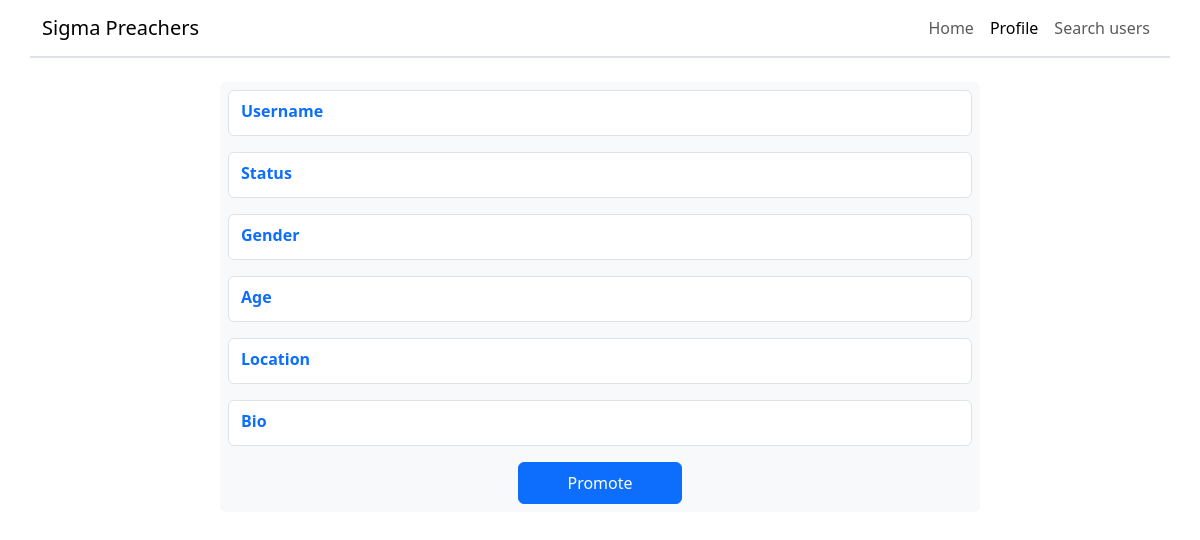
The app's page /view_profile/3 (signed in), older data.
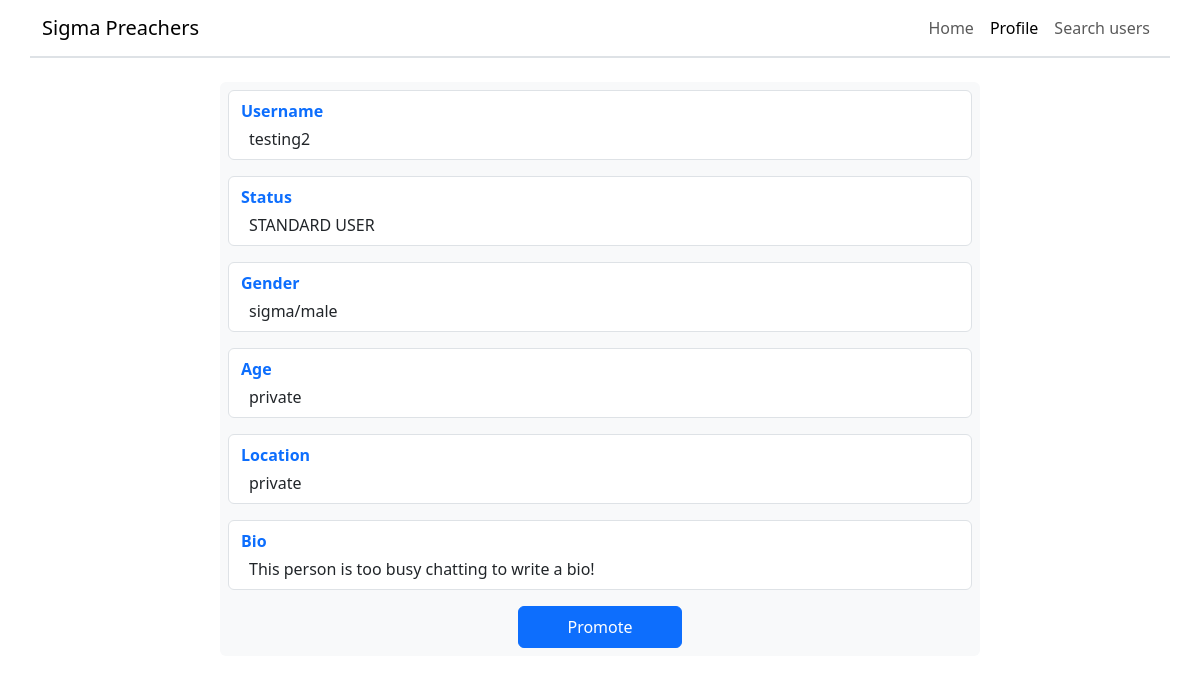
The same page, newer data.
### project/database/create_db.py (models this page shows)
class User(UserMixin, db.Model):
    __tablename__ = "users"
    id = db.Column(db.Integer, primary_key=True, autoincrement=True)
    username = db.Column(db.String(67), unique=True, nullable=False)
    password = db.Column(db.Integer, nullable=False)  # Only store password hash
    status = db.Column(db.String(20), default="STANDARD USER", nullable=False)
    gender = db.Column(db.String(67), default="sigma/male", nullable=False)
    age = db.Column(db.Integer, default=-1, nullable=False)
    location = db.Column(db.String(67), default="private", nullable=False)
    bio = db.Column(
        db.String(255),
        default="This person is too busy chatting to write a bio!",
        nullable=False,
    )
    room_access = db.relationship("RoomAccess", backref="user")

### project/routes/view_profile.py (the view)
@view_profile_bp.route("/view_profile/<int:id>")
@login_required
def view_profile(id):
    service = ViewProfileService(id)
    user_details = service.get_user_object()
    own_profile = id == current_user.id
    return render_template(
        "view_profile.html", user_details=user_details, own_profile=own_profile
    )

### project/database/select_db.py (called while the page is built)
    @staticmethod
    def select_user_with_id(user_id: int) -> User:
        found_user = User.query.filter(User.id == user_id).first()
        return found_user

### project/services/view_profile.py (called while the page is built)
    def get_user_object(self) -> User:
        return Select.select_user_with_id(self.user_id)

### project/templates/view_profile.html (shortened to what this page needs)
{% extends "base.html" %}
{% block body %}
<header class="row border-bottom border-2">
    <nav class="navbar navbar-expand-sm">
        <div class="container-fluid">
            <a class="navbar-brand" href="/">Sigma Preachers</a>
            <div class="collapse navbar-collapse" id="collapsibleNavbar">
                <ul class="navbar-nav ms-auto">
                    <li class="nav-item">
                        <a class="nav-link" href="/home">Home</a>
                    </li>
                    <li class="nav-item">
                        <a class="nav-link active" href="/view_profile/{{ current_user.id }}">Profile</a>
                    </li>
                    <li class="nav-item">
                        <a class="nav-link" href="/search_users">Search users</a>
                    </li>
                </ul>
            </div>
        </div>
    </nav>
</header>
<main class="mt-4">
    <div class="row d-flex justify-content-center mb-5">
        <div class="bg-light rounded p-2 mb-5 col-sm-8">
            <div class="d-flex flex-column row border py-2 mx-0 rounded mb-3" style="background-color: white;">
                <p class="text-primary fw-bold ms-0 my-0">Username</p>
                <p class="mt-1 ms-2 mb-0">{{ user_details.username }}</p>
            </div>
            <div class="d-flex flex-column row border py-2 mx-0 rounded mb-3" style="background-color: white;">
                <p class="text-primary fw-bold ms-0 my-0">Status</p>
                <p class="mt-1 ms-2 mb-0">{{ user_details.status }}</p>
            </div>
            <div class="d-flex flex-column row border py-2 mx-0 rounded mb-3" style="background-color: white;">
                <p class="text-primary fw-bold ms-0 my-0">Gender</p>
                <p class="mt-1 ms-2 mb-0">{{ user_details.gender }}</p>
            </div>
            <div class="d-flex flex-column row border py-2 mx-0 rounded mb-3" style="background-color: white;">
                <p class="text-primary fw-bold ms-0 my-0">Age</p>
                {% if user_details.age == -1 %}
                <p class="mt-1 ms-2 mb-0">private</p>
                {% else %}
                <p class="mt-1 ms-2 mb-0">{{ user_details.age }}</p>
                {% endif %}
            </div>
            <div class="d-flex flex-column row border py-2 mx-0 rounded mb-3" style="background-color: white;">
                <p class="text-primary fw-bold ms-0 my-0">Location</p>
                <p class="mt-1 ms-2 mb-0">{{ user_details.location }}</p>
            </div>
            <div class="d-flex flex-column row border py-2 mx-0 rounded" style="background-color: white;">
                <p class="text-primary fw-bold ms-0 my-0">Bio</p>
                <p class="mt-1 ms-2 mb-0 text-break">{{ user_details.bio }}</p>
            </div>
            {% if current_user.username == "MASTER" and not own_profile %}
            <div class="d-flex justify-content-center" style="width: 100%">
                <a href="/promote_user/{{ user_details.id }}" class="btn btn-primary py-2 mt-3 px-5 mx-auto">Promote</a>
            </div>
            {% endif %}
        </div>
    </div>
</main>
{% endblock %}

### project/templates/base.html (shortened to what this page needs)
<!doctype html>
<html lang="en" data-bs-theme="light">
    <head>
        <link
            href="https://cdn.jsdelivr.net/npm/bootstrap@5.3.8/dist/css/bootstrap.min.css"
            rel="stylesheet"
        />
    </head>
    <body class="container">
        {% block body %}{% endblock %}
    </body>
</html>

Row changes from the older to the newer data that the page shows:
added User: username "testing2", status "STANDARD USER", gender "sigma/male", location "private", bio "This person is too busy chatting to write a bio!"
Text that changed along with them:
text now shown: "private"
